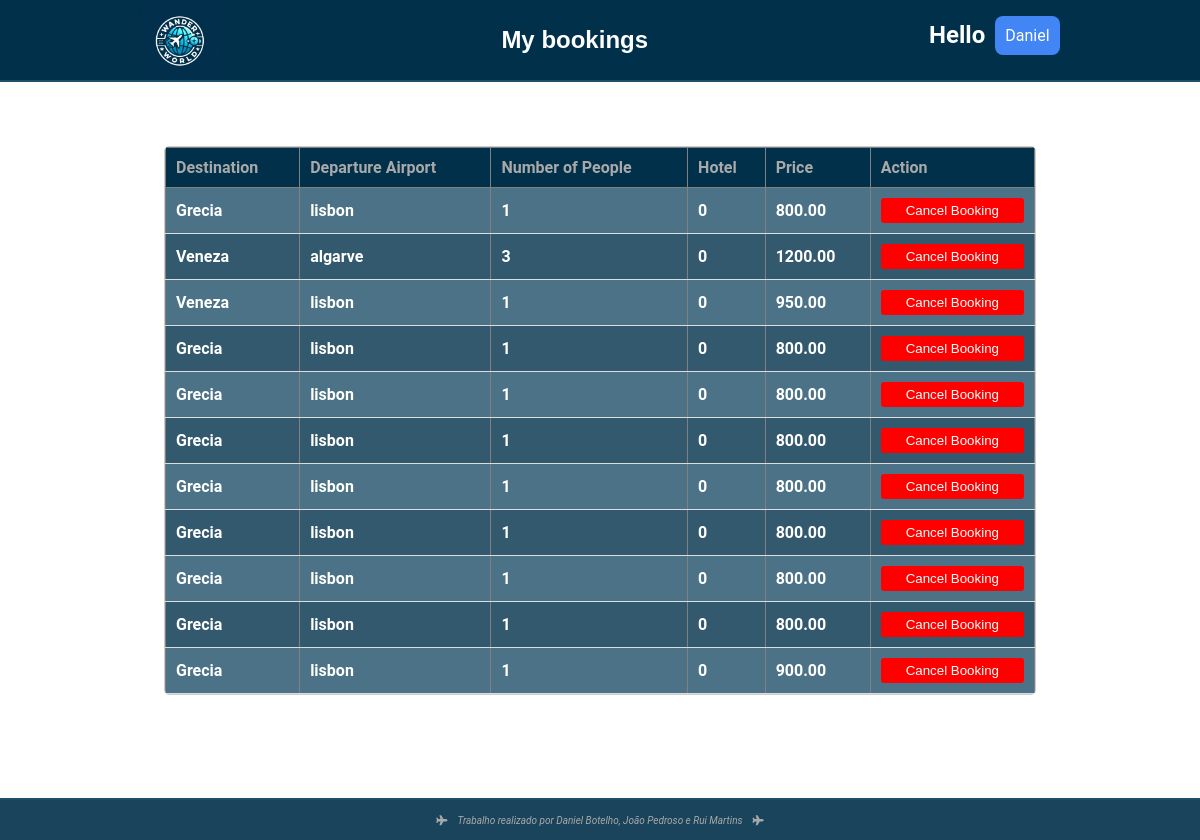
The app's page /mybookings.php (signed in), older data.
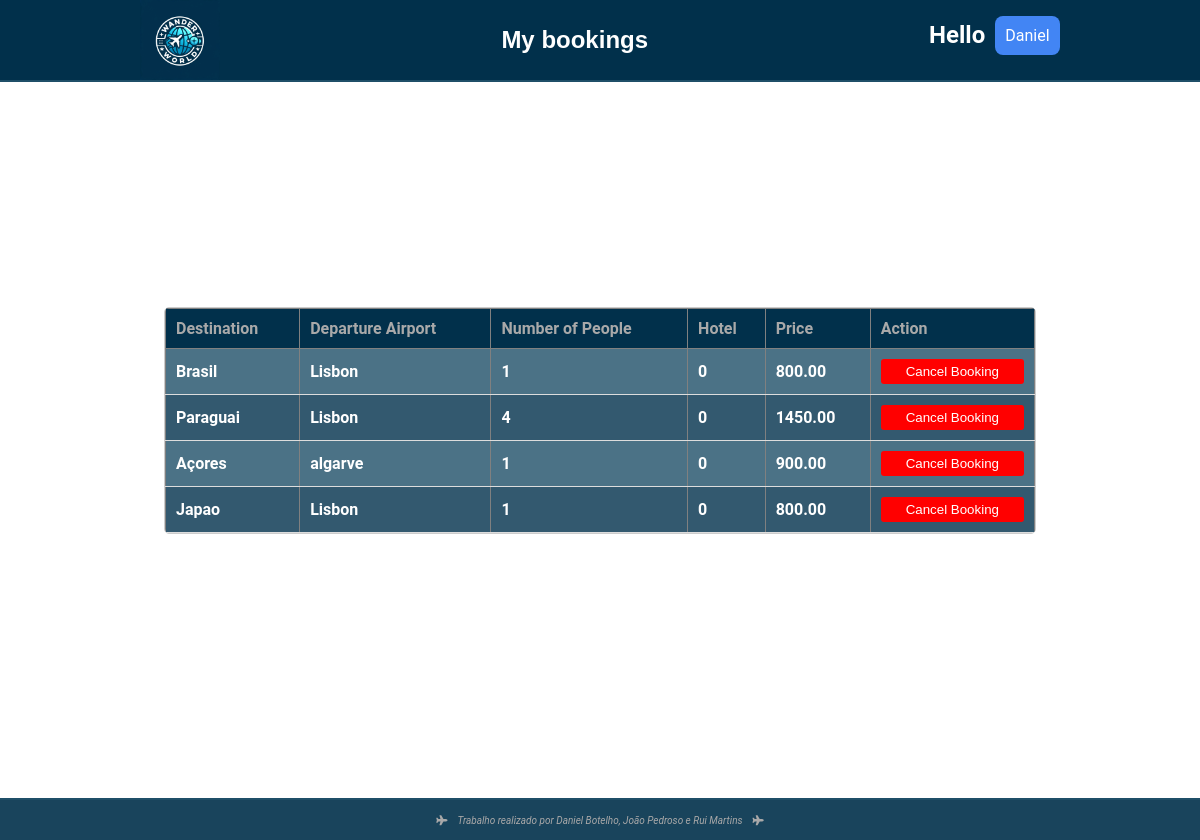
The same page, newer data.
### tables this page shows
CREATE TABLE `viagens` (
  `id` int(11) NOT NULL,
  `destination_id` int(11) DEFAULT NULL,
  `departure_airport` varchar(255) DEFAULT NULL,
  `num_people` int(11) DEFAULT NULL,
  `hotel` varchar(255) DEFAULT NULL,
  `price` decimal(10,2) DEFAULT NULL,
  `user_id` int(11) DEFAULT NULL,
  `destination_name` varchar(255) DEFAULT NULL,
  `user_name` varchar(255) DEFAULT NULL
);

CREATE TABLE `destinations` (
  `id` int(11) NOT NULL,
  `name` varchar(255) NOT NULL,
  `description` text NOT NULL,
  `image_path` varchar(255) NOT NULL
);

### public/mybookings.php (the view, shortened to what this page needs)
<?php
if (isset($_SESSION['id']) && isset($_SESSION['user_name'])) {
    include_once "../includes/db-conn.php";
    $user_id = $_SESSION['id'];
    $sql = "SELECT v.*, d.name as destination_name FROM viagens v
            JOIN destinations d ON v.destination_id = d.id
            WHERE v.user_id = ?";
    $stmt = $conn->prepare($sql);
    $stmt->bind_param("i", $user_id);
    $stmt->execute();
    $result = $stmt->get_result();
    ?>
    <!DOCTYPE html>
    <html lang="en">
    <head>
        <link rel="stylesheet" href="../assets/styles/navbar.css">
  <link rel="stylesheet" href="../assets/styles/styles.css">
  <link rel="stylesheet" href="https://cdnjs.cloudflare.com/ajax/libs/font-awesome/5.15.4/css/all.min.css">
    </head>
    <body>
    <nav>
    <div class="img_container">
       <a href="../public/home.php"><img src="../assets/images/logogpt.jpeg" alt="Logo" id="logo"></a>
    </div>
   <div id="titulo">
    <h1>
      My bookings
    </h1>
   </div>
    <div class="Menu_user">
       <h1 class="hello" style="margin-bottom: 30px;">Hello </h1>
       <ul class="menu">
        <li class="menu-item">
       <a  class="User"><?php echo $_SESSION['name']; ?></a>
  </li>
</ul>
      </div>
  </nav>
  <div class="main">
        <div class="container2">
            <?php if ($result->num_rows > 0): ?>
                <table border="1" align="center">
                    <thead>
                        <tr>
                            <th>Destination</th>
                            <th>Departure Airport</th>
                            <th>Number of People</th>
                            <th>Hotel</th>
                            <th>Price</th>
                            <th>Action</th>
                        </tr>
                    </thead>
                    <tbody>
                        <?php while ($row = $result->fetch_assoc()): ?>
                            <tr>
                                <td><?php echo $row['destination_name']; ?></td>
                                <td><?php echo $row['departure_airport']; ?></td>
                                <td><?php echo $row['num_people']; ?></td>
                                <td><?php echo $row['hotel']; ?></td>
                                <td><?php echo $row['price']; ?></td>
                                <td>
                                    <form action="../includes/cancel_booking.php" method="POST">
                                        <button type="submit" onclick="return confirm('Are you sure you want to cancel this booking?');">Cancel Booking</button>
                                    </form>
                                </td>
                            </tr>
                        <?php endwhile; ?>
                    </tbody>
                </table>
            <?php else: ?>
                <p style="text-align: center;" id="nobook">You have no bookings at the moment.</p>
            <?php endif; ?>
        </div>
    </div>
        <footer>
            <i class="fas fa-plane airplane-icon"></i>
            <em>Trabalho realizado por Daniel Botelho, João Pedroso e Rui Martins</em>
            <i class="fas fa-plane airplane-icon"></i>
        </footer>
    </body>
    </html>
    <?php
} else {
    header("Location: index.php");
    exit();
}
?>

Row changes from the older to the newer data that the page shows:
removed viagens: destination.name "Grecia", departure_airport "lisbon", num_people "1", hotel "0", price "800.00"
removed viagens: destination.name "Veneza", departure_airport "algarve", num_people "3", hotel "0", price "1200.00"
removed viagens: destination.name "Veneza", departure_airport "lisbon", num_people "1", hotel "0", price "950.00"
removed viagens: destination.name "Grecia", departure_airport "lisbon", num_people "1", hotel "0", price "800.00"
removed viagens: destination.name "Grecia", departure_airport "lisbon", num_people "1", hotel "0", price "800.00"
removed viagens: destination.name "Grecia", departure_airport "lisbon", num_people "1", hotel "0", price "800.00"
removed viagens: destination.name "Grecia", departure_airport "lisbon", num_people "1", hotel "0", price "800.00"
removed viagens: destination.name "Grecia", departure_airport "lisbon", num_people "1", hotel "0", price "800.00"
removed viagens: destination.name "Grecia", departure_airport "lisbon", num_people "1", hotel "0", price "800.00"
removed viagens: destination.name "Grecia", departure_airport "lisbon", num_people "1", hotel "0", price "800.00"
removed viagens: destination.name "Grecia", departure_airport "lisbon", num_people "1", hotel "0", price "900.00"
added viagens: destination.name "Brasil", departure_airport "Lisbon", num_people "1", hotel "0", price "800.00"
added viagens: destination.name "Paraguai", departure_airport "Lisbon", num_people "4", hotel "0", price "1450.00"
added viagens: destination.name "Açores", departure_airport "algarve", num_people "1", hotel "0", price "900.00"
added viagens: destination.name "Japao", departure_airport "Lisbon", num_people "1", hotel "0", price "800.00"
